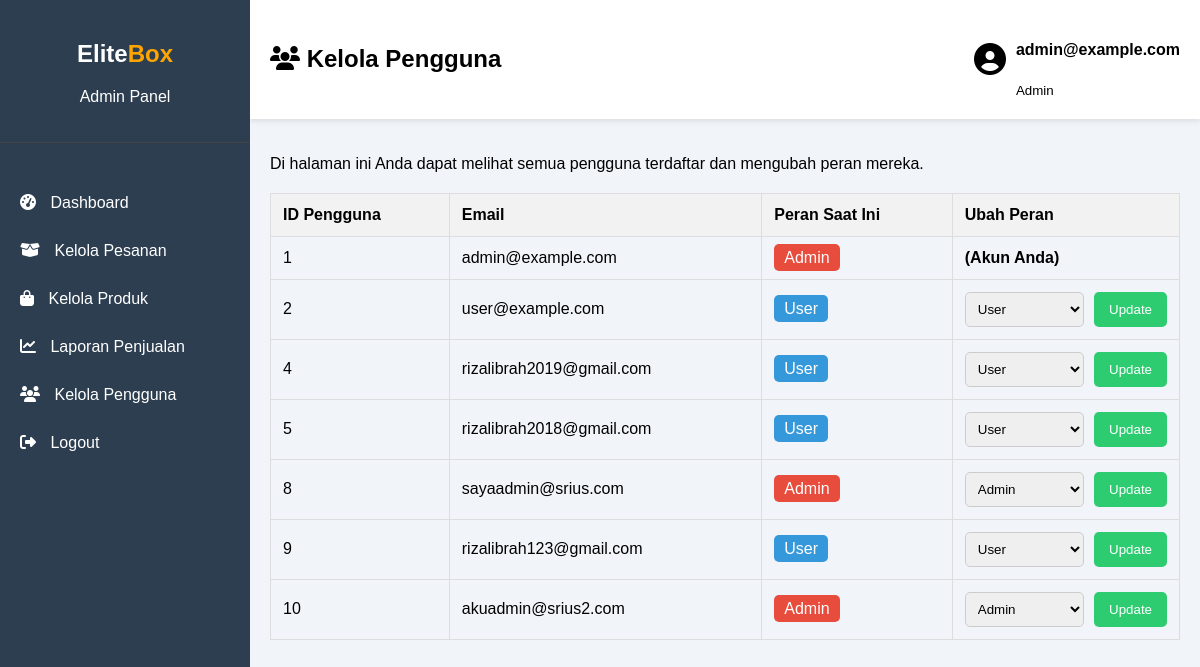
Screenshot of /admin/admin_users.php (signed in) with the database file from the repository.
### tables this page shows
CREATE TABLE `users` (
  `id` int(11) NOT NULL,
  `email` varchar(100) NOT NULL,
  `password` varchar(255) NOT NULL,
  `role` enum('admin','user') NOT NULL
);

### admin/admin_users.php (the view, shortened to what this page needs)
<?php
include 'admin_header.php';
$result = $conn->query("SELECT id, email, role FROM users ORDER BY id ASC");
?>
<p>Di halaman ini Anda dapat melihat semua pengguna terdaftar dan mengubah peran mereka.</p>
<table>
    <thead>
        <tr>
            <th>ID Pengguna</th>
            <th>Email</th>
            <th>Peran Saat Ini</th>
            <th style="width: 25%;">Ubah Peran</th>
        </tr>
    </thead>
    <tbody>
        <?php while($user = $result->fetch_assoc()): ?>
        <tr>
            <td><?php echo $user['id']; ?></td>
            <td><?php echo htmlspecialchars($user['email']); ?></td>
            <td>
                <span style="background-color: <?php echo ($user['role'] == 'admin' ? '#e74c3c' : '#3498db'); ?>; color: white; padding: 5px 10px; border-radius: 5px;">
                    <?php echo ucfirst($user['role']); ?>
                </span>
            </td>
            <td>
                <?php
                if ($user['id'] == $_SESSION['user_id']) {
                    echo "<strong>(Akun Anda)</strong>";
                } else {
                ?>
                    <form action="admin_users.php" method="POST" style="display: flex; gap: 10px;">
                        <select name="new_role" style="padding: 8px; border-radius: 5px; border: 1px solid #ccc; width: 60%;">
                            <option value="user" <?php if ($user['role'] == 'user') echo 'selected'; ?>>User</option>
                            <option value="admin" <?php if ($user['role'] == 'admin') echo 'selected'; ?>>Admin</option>
                        </select>
                        <button type="submit" name="change_role" class="btn btn-update">Update</button>
                    </form>
                <?php
                }
                ?>
            </td>
        </tr>
        <?php endwhile; ?>
    </tbody>
</table>
<?php include 'admin_footer.php'; ?>

### admin/admin_style.css (style rules this page uses)
:root { --primary-color: orange; }
body { margin: 0; font-family: 'Poppins', sans-serif; background-color: #f1f5f9; }
table { width: 100%; border-collapse: collapse; margin-top: 20px; }
th, td { padding: 12px; border: 1px solid #ddd; text-align: left; }
th { background-color: #f2f2f2; }
.btn { padding: 8px 15px; border-radius: 5px; text-decoration: none; color: white; }
.btn-update { background: #2ecc71; border: none; cursor: pointer; }

### rows the page displays
users: id "1", email "admin@example.com", role "Admin", shows "(Akun Anda)"
users: id "2", email "user@example.com", role "User", new_role "User"
users: id "4", email "rizalibrah2019@gmail.com", role "User", new_role "User"
users: id "5", email "rizalibrah2018@gmail.com", role "User", new_role "User"
users: id "8", email "sayaadmin@srius.com", role "Admin", new_role "Admin"
users: id "9", email "rizalibrah123@gmail.com", role "User", new_role "User"
users: id "10", email "akuadmin@srius2.com", role "Admin", new_role "Admin"

### other values shown
$_SESSION['email'] "admin@example.com"
